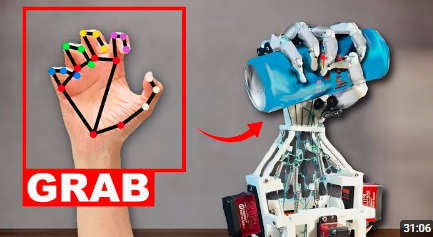
#> input picture image.png, 433 x 237 px
$ python basics_1.py
#> lines starting #> are read from the running program, lines starting #| are printed output that depends on the picture
import cv2

image = cv2.imread('image.png')
#> image is the input picture: shape (237, 433, 3); mean B, G, R 127.9, 130.3, 149.1

if image is None:
    print("Error: Could not read the image.")
else:
    print("Image read successfully.")
    cropped = image[100:400, 100:500]  # Crop the image to a specific region
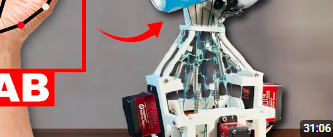
#> cropped: shape (137, 333, 3); mean B, G, R 127.6, 131.3, 151.2
    cv2.imshow('Cropped Image', cropped)
    cv2.waitKey(0)
    cv2.destroyAllWindows()
